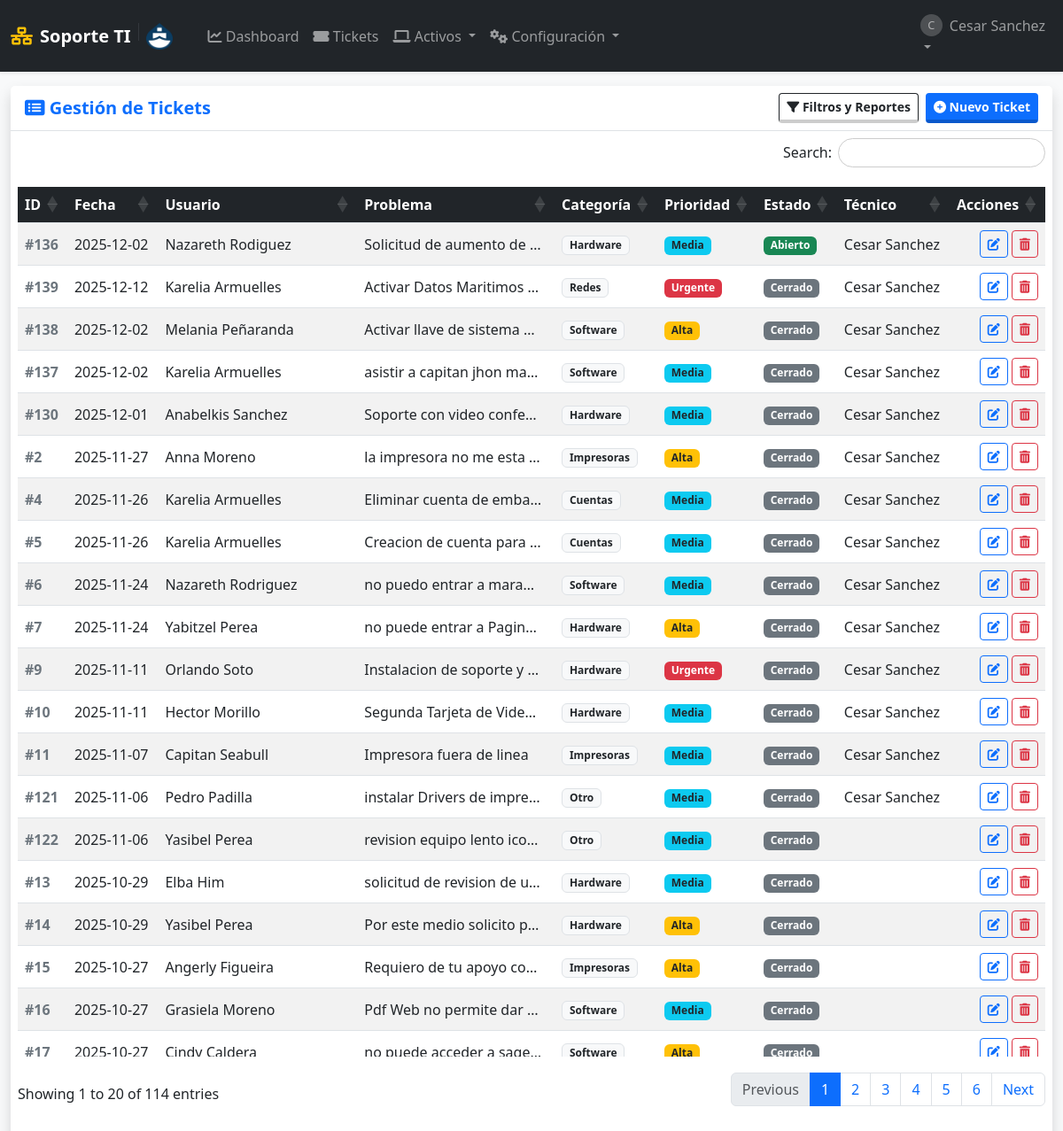
Page /soportes (signed in) on the committed database.
### tables this page shows
CREATE TABLE usuarios (
            id INTEGER PRIMARY KEY AUTOINCREMENT,
            username TEXT UNIQUE NOT NULL,
            email TEXT UNIQUE,
            password_hash TEXT NOT NULL,
            role TEXT NOT NULL DEFAULT 'user' CHECK(role IN ('admin', 'user', 'tecnico')),
            departamento TEXT,
            fecha_creacion TIMESTAMP DEFAULT CURRENT_TIMESTAMP
        );

CREATE TABLE soportes (
            id INTEGER PRIMARY KEY AUTOINCREMENT,
            fecha_creacion TIMESTAMP DEFAULT CURRENT_TIMESTAMP,
            
            usuario_id INTEGER NOT NULL,  -- Quién reporta
            tecnico_id INTEGER,           -- Quién atiende
            equipo_id INTEGER,            -- Equipo afectado (opcional)
            
            problema TEXT NOT NULL,
            descripcion_detallada TEXT,
            
            estado TEXT NOT NULL DEFAULT 'Abierto',
            prioridad TEXT NOT NULL DEFAULT 'Media',
            categoria TEXT NOT NULL DEFAULT 'Otro',
            
            solucion TEXT,
            fecha_inicio DATE,
            fecha_finalizacion DATE,
            
            FOREIGN KEY (usuario_id) REFERENCES usuarios (id) ON DELETE CASCADE,
            FOREIGN KEY (tecnico_id) REFERENCES usuarios (id) ON DELETE SET NULL,
            FOREIGN KEY (equipo_id) REFERENCES equipos (id) ON DELETE SET NULL
        );

### app.py (the view)
@app.route('/soportes')
@login_required
def lista_soportes():
    db = get_db()
    f_inicio = request.args.get('fecha_inicio')
    f_fin = request.args.get('fecha_fin')
    f_categoria = request.args.get('categoria')
    f_prioridad = request.args.get('prioridad')
    f_estado = request.args.get('estado')
    f_tecnico = request.args.get('tecnico_id')
    query = """
        SELECT s.*, u.username as nombre_usuario, t.username as nombre_tecnico
        FROM soportes s
        JOIN usuarios u ON s.usuario_id = u.id
        LEFT JOIN usuarios t ON s.tecnico_id = t.id
        WHERE 1=1
    """
    params = []
    if session['role'] == 'user':
        query += " AND s.usuario_id = ?"
        params.append(session['user_id'])
    if f_inicio and f_fin:
        query += " AND date(s.fecha_creacion) BETWEEN ? AND ?"
        params.extend([f_inicio, f_fin])
    if f_categoria and f_categoria != 'Todos':
        query += " AND s.categoria = ?"
        params.append(f_categoria)
    if f_prioridad and f_prioridad != 'Todos':
        query += " AND s.prioridad = ?"
        params.append(f_prioridad)
    if f_estado and f_estado != 'Todos':
        query += " AND s.estado = ?"
        params.append(f_estado)
    if f_tecnico and f_tecnico != 'Todos':
        query += " AND s.tecnico_id = ?"
        params.append(f_tecnico)
    query += """ ORDER BY CASE WHEN s.estado IN ('Abierto', 'En Proceso') THEN 0 ELSE 1 END ASC, s.fecha_creacion DESC """
    tickets = db.execute(query, params).fetchall()
    tecnicos = db.execute("SELECT id, username FROM usuarios WHERE role IN ('admin', 'tecnico')").fetchall()
    return render_template('lista_soportes.html', soportes=tickets, tecnicos=tecnicos, categorias=CATEGORIAS, prioridades=PRIORIDADES, estados=ESTADOS)

### app.py (called while the page is built)
def get_db():
    if 'db' not in g:
        g.db = sqlite3.connect(app.config['DB_FILE'])
        g.db.row_factory = sqlite3.Row
        g.db.execute("PRAGMA foreign_keys = ON")
    return g.db

def login_required(f):
    @wraps(f)
    def decorated_function(*args, **kwargs):
        if 'user_id' not in session:
            flash('Por favor, inicia sesión.', 'warning')
            return redirect(url_for('login'))
        return f(*args, **kwargs)
    return decorated_function

### templates/lista_soportes.html (shortened to what this page needs)
{% extends "layout.html" %}
{% block content %}
<div class="card shadow h-100 border-0">
    <div class="card-header bg-white py-2 border-bottom d-flex justify-content-between align-items-center">
        <h5 class="mb-0 text-primary fw-bold"><i class="fas fa-list-alt"></i> Gestión de Tickets</h5>
        <div class="d-flex gap-2">
            <button class="btn btn-outline-dark btn-sm" type="button" data-bs-toggle="collapse" data-bs-target="#panelFiltros">
                <i class="fas fa-filter"></i> Filtros y Reportes
            </button>
            <a href="{{ url_for('agregar') }}" class="btn btn-primary btn-sm">
                <i class="fas fa-plus-circle"></i> Nuevo Ticket
            </a>
        </div>
    </div>
    <div class="card-body p-2">
        <table class="table table-striped table-hover tabla-enterprise w-100 align-middle">
            <thead>
                <tr>
                    <th>ID</th>
                    <th>Fecha</th>
                    <th>Usuario</th>
                    <th>Problema</th>
                    <th>Categoría</th>
                    <th>Prioridad</th>
                    <th>Estado</th>
                    <th>Técnico</th>
                    <th>Acciones</th>
                </tr>
            </thead>
            <tbody>
                {% for soporte in soportes %}
                <tr>
                    <td class="fw-bold text-secondary">#{{ soporte.id }}</td>
                    <td data-order="{{ soporte.fecha_creacion }}">
                        {{ soporte.fecha_creacion[:10] }}
                    </td>
                    <td>{{ soporte.nombre_usuario }}</td>
                    <td title="{{ soporte.problema }}">
                        <div style="max-width: 200px; white-space: nowrap; overflow: hidden; text-overflow: ellipsis;">
                            {{ soporte.problema }}
                        </div>
                    </td>
                    <td><span class="badge bg-light text-dark border">{{ soporte.categoria }}</span></td>
                    <td>
                        {% if soporte.prioridad == 'Urgente' %}<span class="badge bg-danger">Urgente</span>
                        {% elif soporte.prioridad == 'Alta' %}<span class="badge bg-warning text-dark">Alta</span>
                        {% else %}<span class="badge bg-info text-dark">{{ soporte.prioridad }}</span>
                        {% endif %}
                    </td>
                    <td>
                        {% if soporte.estado == 'Abierto' %}<span class="badge bg-success">Abierto</span>
                        {% elif soporte.estado == 'En Proceso' %}<span class="badge bg-primary">En Proceso</span>
                        {% elif soporte.estado == 'Resuelto' %}<span class="badge bg-info">Resuelto</span>
                        {% else %}<span class="badge bg-secondary">Cerrado</span>
                        {% endif %}
                    </td>
                    <td>{{ soporte.nombre_tecnico or '' }}</td>
                    <td class="text-end">
                        <div class="d-flex gap-1 justify-content-end">
                            {% if session['role'] in ['admin', 'tecnico'] or session['user_id'] == soporte.usuario_id %}
                                <a href="{{ url_for('editar', ticket_id=soporte.id) }}" class="btn btn-outline-primary btn-sm" title="Ver/Editar">
                                    <i class="fas fa-edit"></i>
                                </a>
                            {% endif %}
                            {% if session['role'] == 'admin' %}
                                <form action="{{ url_for('eliminar_soporte', ticket_id=soporte.id) }}" method="POST" onsubmit="return confirm('⚠️ ¿Eliminar Ticket #{{ soporte.id }}?\nEsta acción es irreversible.');">
                                    <button class="btn btn-outline-danger btn-sm" title="Eliminar Ticket">
                                        <i class="fas fa-trash-alt"></i>
                                    </button>
                                </form>
                            {% endif %}
                        </div>
                    </td>
                </tr>
                {% endfor %}
            </tbody>
        </table>
    </div>
</div>
{% endblock %}

### templates/layout.html (shortened to what this page needs)
<!DOCTYPE html>
<html lang="es">
<head>
    <link href="https://cdn.jsdelivr.net/npm/bootstrap@5.3.0/dist/css/bootstrap.min.css" rel="stylesheet">
    <link rel="stylesheet" href="https://cdnjs.cloudflare.com/ajax/libs/font-awesome/6.0.0/css/all.min.css">
    <link rel="stylesheet" href="https://cdn.datatables.net/1.13.4/css/dataTables.bootstrap5.min.css">
    <link rel="stylesheet" href="https://cdn.datatables.net/responsive/2.4.1/css/responsive.bootstrap5.min.css">
    <link rel="stylesheet" href="https://cdn.datatables.net/buttons/2.3.6/css/buttons.bootstrap5.min.css">
    <link rel="stylesheet" href="{{ url_for('static', filename='css/style.css') }}">
</head>
<body class="bg-light sap-mode">
    <nav class="navbar navbar-expand-lg navbar-dark bg-dark shadow-sm z-index-1000">
        <div class="container-fluid">
            <a class="navbar-brand fw-bold d-flex align-items-center" href="{{ url_for('dashboard') }}">
                <i class="fas fa-network-wired me-2 text-warning"></i>
                Soporte TI
                <img src="{{ url_for('static', filename='img/logo.png') }}" alt="Logo Empresa" height="30" class="d-inline-block align-text-top">
            </a>
            <div class="collapse navbar-collapse" id="navbarNav">
                {% if session.get('user_id') %}
                <ul class="navbar-nav me-auto ms-3">
                    <li class="nav-item">
                        <a class="nav-link" href="{{ url_for('dashboard') }}"><i class="fas fa-chart-line"></i> Dashboard</a>
                    </li>
                    <li class="nav-item">
                        <a class="nav-link" href="{{ url_for('lista_soportes') }}"><i class="fas fa-ticket-alt"></i> Tickets</a>
                    </li>
                    {% if session.get('role') in ['admin', 'tecnico'] %}
                    <li class="nav-item dropdown">
                        <a class="nav-link dropdown-toggle" href="#" data-bs-toggle="dropdown">
                            <i class="fas fa-laptop"></i> Activos
                        </a>
                    </li>
                    {% endif %}
                    {% if session.get('role') == 'admin' %}
                    <li class="nav-item dropdown">
                        <a class="nav-link dropdown-toggle" href="#" data-bs-toggle="dropdown">
                            <i class="fas fa-cogs"></i> Configuración
                        </a>
                    </li>
                    {% endif %}
                </ul>
                <ul class="navbar-nav">
                    <li class="nav-item dropdown">
                        <a class="nav-link dropdown-toggle" href="#" data-bs-toggle="dropdown">
                            <div class="d-flex align-items-center">
                                <div class="avatar-circle-sm me-2">{{ session.get('username')[0].upper() }}</div>
                                {{ session.get('username') }}
                            </div>
                        </a>
                    </li>
                </ul>
                {% endif %}
            </div>
        </div>
    </nav>
    <main class="container-fluid py-3 main-container">
        {% block content %}{% endblock %}
    </main>
</body>
</html>

### static/css/style.css (style rules this page uses)
body.sap-mode { height: 100vh; display: flex; flex-direction: column; margin: 0; overflow: hidden; }
.main-container { flex: 1; overflow-y: auto; padding-bottom: 20px; width: 100%; }
.btn { transition: all 0.15s ease-in-out; border-bottom: 4px solid rgba(0,0,0,0.2) !important; font-weight: 600; }
.btn-outline-primary, .btn-outline-secondary, .btn-outline-danger { border-bottom: 1px solid currentColor !important; }
.avatar-circle-sm { width: 25px; height: 25px; background-color: #ffffff33; border-radius: 50%; text-align: center; line-height: 25px; font-size: 0.8em; }
table.dataTable thead th { background-color: #212529; color: white; position: sticky; top: 0; z-index: 10; }
body::before { content: ""; position: fixed; top: 0; left: 0; width: 100%; height: 100%; background-image: url('../img/logo.png'); background-repeat: no-repeat; background-position: center center; background-size: 500px; opacity: 0.05; z-index: -1; pointer-events: none; }

### rows in the picture
usuarios: get "Cesar Sanchez"
soportes: id "136", fecha_creacion "2025-12-02", nombre_usuario "Nazareth Rodiguez", problema "Solicitud de aumento de…", categoria "Hardware", prioridad "Media", estado "Abierto", username "Cesar Sanchez"
soportes: id "139", fecha_creacion "2025-12-12", nombre_usuario "Karelia Armuelles", problema "Activar Datos Maritimos…", categoria "Redes", prioridad "Urgente", estado "Cerrado", username "Cesar Sanchez"
soportes: id "138", fecha_creacion "2025-12-02", nombre_usuario "Melania Peñaranda", problema "Activar llave de sistema…", categoria "Software", prioridad "Alta", estado "Cerrado", username "Cesar Sanchez"
soportes: id "137", fecha_creacion "2025-12-02", nombre_usuario "Karelia Armuelles", problema "asistir a capitan jhon ma…", categoria "Software", prioridad "Media", estado "Cerrado", username "Cesar Sanchez"
soportes: id "130", fecha_creacion "2025-12-01", nombre_usuario "Anabelkis Sanchez", problema "Soporte con video confe…", categoria "Hardware", prioridad "Media", estado "Cerrado", username "Cesar Sanchez"
soportes: id "2", fecha_creacion "2025-11-27", nombre_usuario "Anna Moreno", problema "la impresora no me esta…", categoria "Impresoras", prioridad "Alta", estado "Cerrado", username "Cesar Sanchez"
soportes: id "4", fecha_creacion "2025-11-26", nombre_usuario "Karelia Armuelles", problema "Eliminar cuenta de emba…", categoria "Cuentas", prioridad "Media", estado "Cerrado", username "Cesar Sanchez"
soportes: id "5", fecha_creacion "2025-11-26", nombre_usuario "Karelia Armuelles", problema "Creacion de cuenta para…", categoria "Cuentas", prioridad "Media", estado "Cerrado", username "Cesar Sanchez"
soportes: id "6", fecha_creacion "2025-11-24", nombre_usuario "Nazareth Rodriguez", problema "no puedo entrar a mara…", categoria "Software", prioridad "Media", estado "Cerrado", username "Cesar Sanchez"
soportes: id "7", fecha_creacion "2025-11-24", nombre_usuario "Yabitzel Perea", problema "no puede entrar a Pagin…", categoria "Hardware", prioridad "Alta", estado "Cerrado", username "Cesar Sanchez"
soportes: id "9", fecha_creacion "2025-11-11", nombre_usuario "Orlando Soto", problema "Instalacion de soporte y…", categoria "Hardware", prioridad "Urgente", estado "Cerrado", username "Cesar Sanchez"
soportes: id "10", fecha_creacion "2025-11-11", nombre_usuario "Hector Morillo", problema "Segunda Tarjeta de Vide…", categoria "Hardware", prioridad "Media", estado "Cerrado", username "Cesar Sanchez"
soportes: id "11", fecha_creacion "2025-11-07", nombre_usuario "Capitan Seabull", problema "Impresora fuera de linea", categoria "Impresoras", prioridad "Media", estado "Cerrado", username "Cesar Sanchez"
soportes: id "121", fecha_creacion "2025-11-06", nombre_usuario "Pedro Padilla", problema "instalar Drivers de impre…", categoria "Otro", prioridad "Media", estado "Cerrado", username "Cesar Sanchez"
soportes: id "122", fecha_creacion "2025-11-06", nombre_usuario "Yasibel Perea", problema "revision equipo lento ico…", categoria "Otro", prioridad "Media", estado "Cerrado"
soportes: id "13", fecha_creacion "2025-10-29", nombre_usuario "Elba Him", problema "solicitud de revision de u…", categoria "Hardware", prioridad "Media", estado "Cerrado"
soportes: id "14", fecha_creacion "2025-10-29", nombre_usuario "Yasibel Perea", problema "Por este medio solicito p…", categoria "Hardware", prioridad "Alta", estado "Cerrado"
soportes: id "15", fecha_creacion "2025-10-27", nombre_usuario "Angerly Figueira", problema "Requiero de tu apoyo co…", categoria "Impresoras", prioridad "Alta", estado "Cerrado"
soportes: id "16", fecha_creacion "2025-10-27", nombre_usuario "Grasiela Moreno", problema "Pdf Web no permite dar…", categoria "Software", prioridad "Media", estado "Cerrado"
soportes: id "17", fecha_creacion "2025-10-27", nombre_usuario "Cindy Caldera", problema "no puede acceder a sage…", categoria "Software", prioridad "Alta", estado "Cerrado"

### other values in the picture
{{ session.get('username')[0].upper() }} "C"
